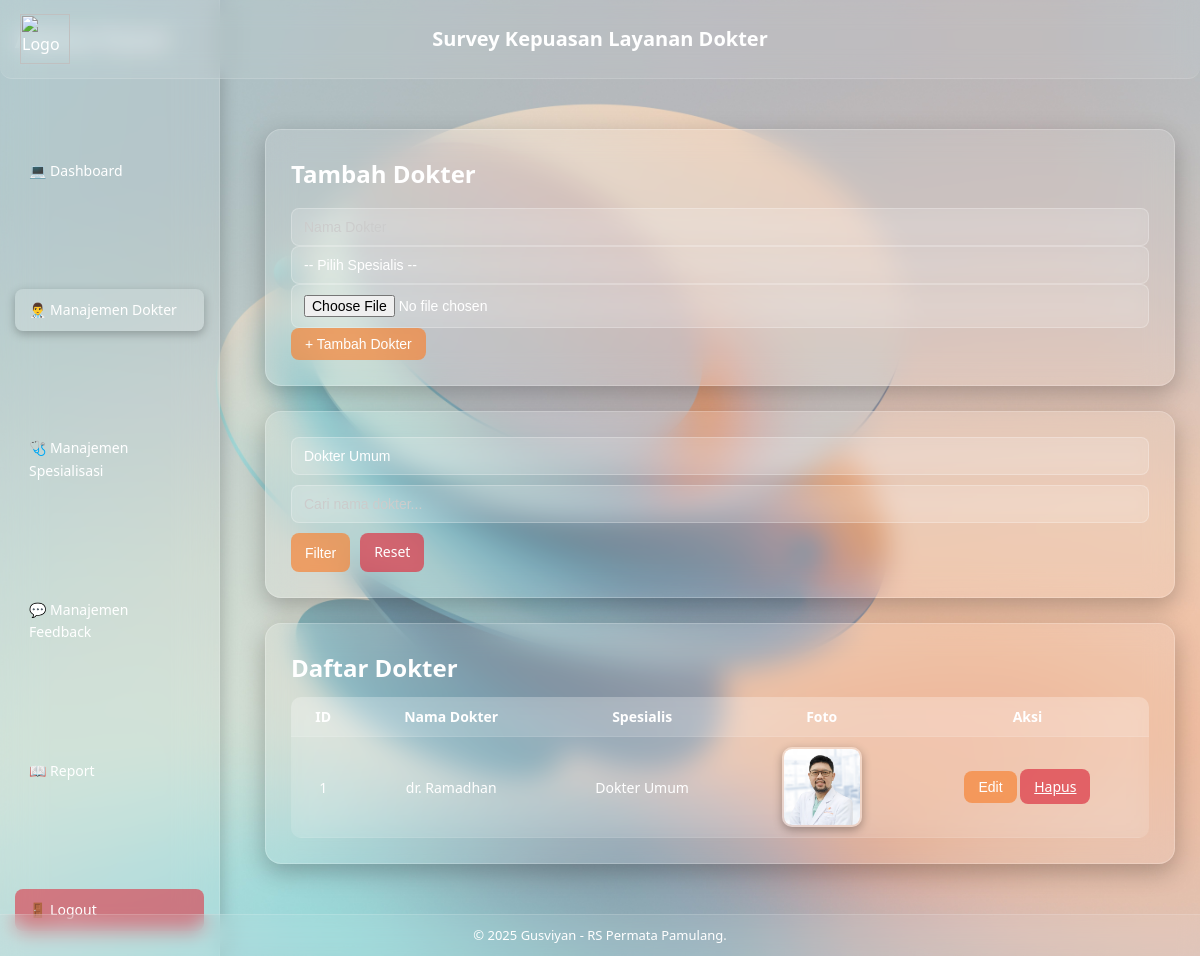
Page /dokter.php?spesialis_id=1 (signed in) on the committed database.
### tables this page shows
CREATE TABLE `doctors` (
  `id` int NOT NULL,
  `nama_dokter` varchar(100) NOT NULL,
  `spesialis_id` int DEFAULT NULL,
  `foto` varchar(255) DEFAULT NULL
);

CREATE TABLE `spesialis` (
  `id` int NOT NULL,
  `nama_spesialis` varchar(100) NOT NULL
);

### dokter.php (the view, shortened to what this page needs)
<?php
include 'header.php';
include 'config.php';
$conn = new mysqli($host, $user, $pass, $db);
$filter_spesialis = isset($_GET['spesialis_id']) ? intval($_GET['spesialis_id']) : "";
$search = isset($_GET['search']) ? trim($_GET['search']) : "";
?>
<!DOCTYPE html>
<html lang="id">
<head>
    <link rel="stylesheet" href="assets/style_admin.css">
</head>
<body>
<?php include 'sidebar.php'; ?>
<div class="main-content">
    <div class="card">
        <h2 style="margin-bottom:15px;">Tambah Dokter</h2>
        <form method="POST" enctype="multipart/form-data">
            <input type="text" name="nama_dokter" placeholder="Nama Dokter" required>
            <select name="spesialis_id" required>
                <option value="">-- Pilih Spesialis --</option>
            </select>
            <input type="file" name="foto" accept="image/*">
            <button type="submit" name="add_doctor" class="btn btn-primary">+ Tambah Dokter</button>
        </form>
    </div>
    <div class="card">
        <form method="GET" class="filter-form" style="display:flex; gap:10px; flex-wrap:wrap;">
            <select name="spesialis_id">
                <?php
                $spesialis2 = $conn->query("SELECT * FROM spesialis ORDER BY nama_spesialis");
                while ($s2 = $spesialis2->fetch_assoc()):
                ?>
                    <option value="<?= $s2['id'] ?>" <?= ($filter_spesialis == $s2['id']) ? "selected" : "" ?>>
                        <?= htmlspecialchars($s2['nama_spesialis']) ?>
                    </option>
                <?php endwhile; ?>
            </select>
            <input type="text" name="search" placeholder="Cari nama dokter..." value="<?= htmlspecialchars($search) ?>">
            <button type="submit" class="btn btn-primary">Filter</button>
            <a href="admin.php" class="btn btn-danger" style="text-decoration:none;">Reset</a>
        </form>
    </div>
    <div class="card">
        <h2 style="margin-bottom:10px;">Daftar Dokter</h2>
        <table>
            <tr>
                <th>ID</th>
                <th>Nama Dokter</th>
                <th>Spesialis</th>
                <th>Foto</th>
                <th>Aksi</th>
            </tr>
            <?php
            $sql = "SELECT d.*, s.nama_spesialis
                    FROM doctors d
                    LEFT JOIN spesialis s ON d.spesialis_id=s.id
                    WHERE 1=1";
            if ($filter_spesialis) {
                $sql .= " AND d.spesialis_id=" . intval($filter_spesialis);
            }
            $sql .= " ORDER BY d.id DESC";
            $result = $conn->query($sql);
            if ($result->num_rows > 0):
                while ($row = $result->fetch_assoc()):
            ?>
            <tr>
                <td><?= $row['id'] ?></td>
                <td><?= htmlspecialchars($row['nama_dokter']) ?></td>
                <td><?= htmlspecialchars($row['nama_spesialis']) ?></td>
                <td>
                    <?php if ($row['foto']): ?>
                        <img src="uploads/<?= $row['foto'] ?>" alt="Foto Dokter" class="doctor-photo">
                    <?php else: ?>
                        <span style="color:#aaa;">Tidak ada foto</span>
                    <?php endif; ?>
                </td>
                <td>
                    <button class="btn btn-primary"
                        onclick="openEditModal(
                            <?= $row['id'] ?>,
                            '<?= htmlspecialchars($row['nama_dokter'], ENT_QUOTES) ?>',
                            <?= $row['spesialis_id'] ?>
                        )">Edit</button>
                    <a href="?delete=<?= $row['id'] ?>" class="btn btn-danger" onclick="return confirm('Yakin hapus dokter ini?')">Hapus</a>
                </td>
            </tr>
            <?php endwhile; else: ?>
            <tr><td colspan="5">Belum ada data dokter.</td></tr>
            <?php endif; ?>
        </table>
    </div>
</div>
<?php include 'footer.php'; ?>
</body>
</html>

### assets/style_admin.css (style rules this page uses)
* { margin: 0; padding: 0; box-sizing: border-box; }
body { font-family: 'Segoe UI', Arial, sans-serif; background: url('../assets/image/bg.jpg') no-repeat center center fixed; background-size: cover; color: #fff; line-height: 1.6; min-height: 100vh; }
.main-content { margin-left: 240px; padding: 25px; }
.card { background: rgba(255, 255, 255, 0.1); backdrop-filter: blur(14px); border-radius: 16px; padding: 25px; margin: 25px 0; box-shadow: 0 8px 25px rgba(0, 0, 0, 0.25); border: 1px solid rgba(255, 255, 255, 0.2); }
input[type="text"], input[type="file"], select, textarea { background: rgba(255, 255, 255, 0.12); backdrop-filter: blur(10px); color: #fff; border: 1px solid rgba(255, 255, 255, 0.25); border-radius: 8px; padding: 10px 12px; font-size: 14px; width: 100%; transition: all 0.25s; appearance: none; }
select { color: #fff; }
option { color: #000; background: #fff; }
input::placeholder, textarea::placeholder { color: #ccc; }
.btn { border: none; border-radius: 8px; cursor: pointer; padding: 8px 14px; font-size: 14px; font-weight: 500; transition: 0.25s; color: #fff; backdrop-filter: blur(8px); }
.btn-primary { background: rgba(245, 132, 54, 0.7); }
.btn-danger { background: rgba(220, 53, 69, 0.7); }
table { width: 100%; border-collapse: collapse; background: rgba(255, 255, 255, 0.1); backdrop-filter: blur(12px); border-radius: 10px; overflow: hidden; }
th, td { padding: 10px 12px; text-align: center; font-size: 14px; color: #fff; border-bottom: 1px solid rgba(255, 255, 255, 0.1); }
th { background: rgba(255, 255, 255, 0.15); font-weight: 600; }
.doctor-photo { width: 80px; height: 80px; object-fit: cover; border-radius: 10px; border: 2px solid rgba(255, 255, 255, 0.3); box-shadow: 0 3px 10px rgba(0, 0, 0, 0.3); }

### rows in the picture
doctors: id "1", nama_dokter "dr. Ramadhan", spesialis.nama_spesialis "Dokter Umum", foto (picture)

### other values in the picture
form field spesialis_id "Dokter Umum"
